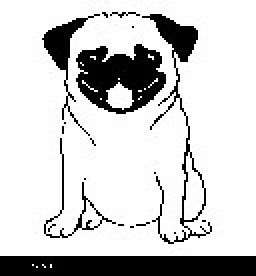
#> input picture images/pug_binary.jpg, 128 x 138 px (shown 2 times larger)
$ python add_noisy.py   (older library calls are emulated)
#> lines starting #> are read from the running program, lines starting #| are printed output that depends on the picture
#> further down, image is the input picture: shape (138, 128); min 0, max 255, mean 206.5
import numpy as np
import matplotlib.pyplot as plt
from scipy.misc import imread

def add_gaussian_noise(image, prop, varSigma):
#> called with prop = 0.7, varSigma = 0.1
    N = int(np.round(np.prod(image.shape) * prop))
#> N = 12365
    index = np.unravel_index(np.random.permutation(np.prod(image.shape))[1:N], image.shape)
    e = varSigma * np.random.random(np.prod(image.shape)).reshape(image.shape)
    image2 = np.copy(image).astype('float')
    image2[index] += e[index]
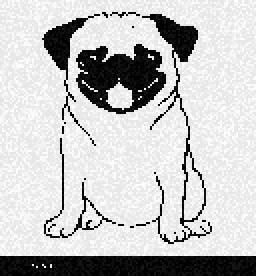
#> image2: shape (138, 128) float64 (shown 2 times larger); min 0, max 1.1, mean 0.845; drawn with min black and max white
    return image2

def add_saltnpeppar_noise(image, prop):
#> called with prop = 0.7
    N = int(np.round(np.prod(image.shape) * prop))
#> N = 12365
    index = np.unravel_index(np.random.permutation(np.prod(image.shape))[1:N], image.shape)
    image2 = np.copy(image)
    image2[index] = 1 - image2[index]
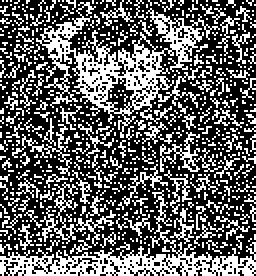
#> image2: shape (138, 128) float64 (shown 2 times larger); min 0, max 1, mean 0.379
    return image2

prop = 0.7
varSigma = 0.1
image = imread('images/pug_binary.jpg')
image = image / 255
fig = plt.figure()
ax = fig.add_subplot(131)
ax.imshow(image, cmap='gray')

image2 = add_gaussian_noise(image, prop, varSigma)
ax2 = fig.add_subplot(132)
ax2.imshow(image2, cmap='gray')
image2 = add_saltnpeppar_noise(image, prop)
ax3 = fig.add_subplot(133)
ax3.imshow(image2, cmap='gray')
fig.savefig('foo.png')
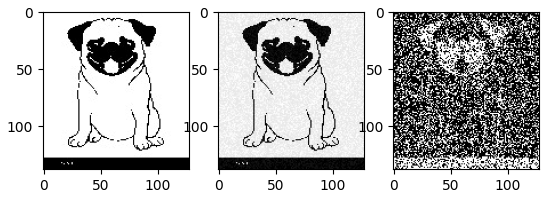
#> figure drawn by matplotlib, 3 panels
